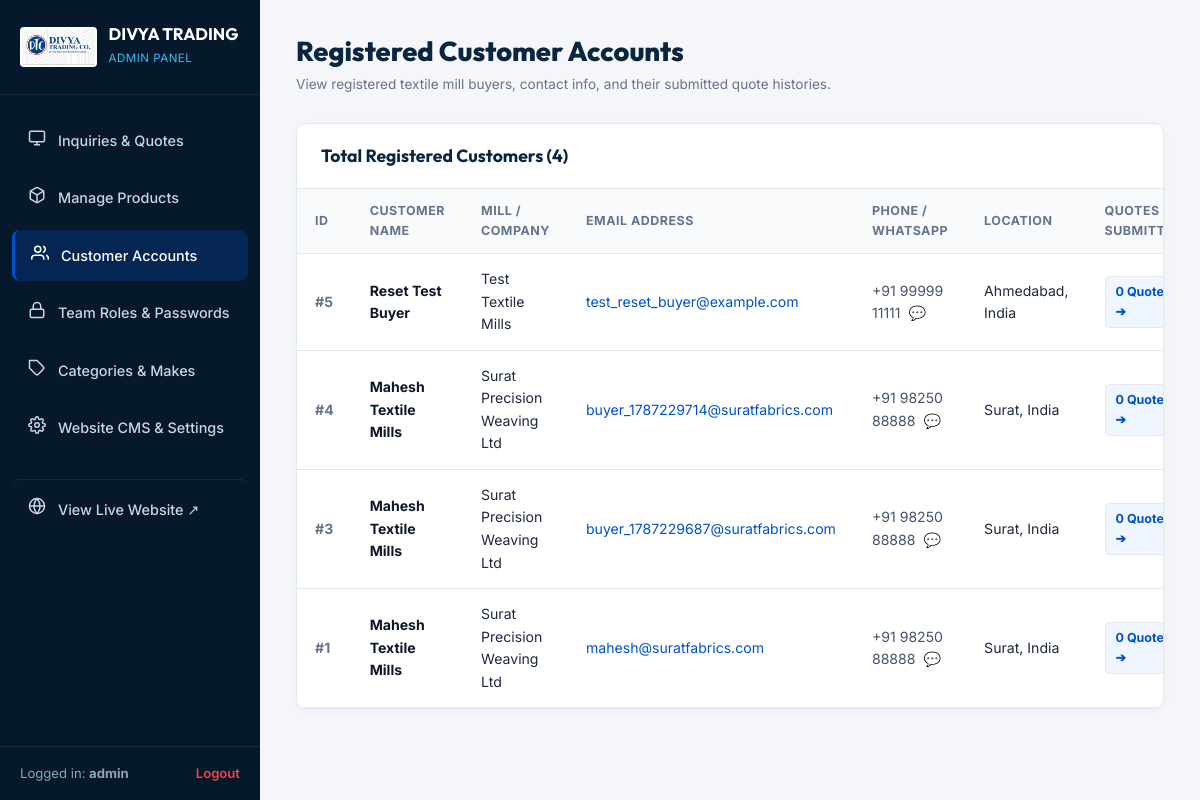
Screenshot of /admin/customers (signed in) with the database file from the repository.
### models.py (models this page shows, shortened)
class SiteSetting(db.Model):
    __tablename__ = 'site_settings'
    id = db.Column(db.Integer, primary_key=True)
    key = db.Column(db.String(100), unique=True, nullable=False)
    value = db.Column(db.Text, nullable=True)
    description = db.Column(db.String(255), nullable=True)

class AdminUser(db.Model):
    __tablename__ = 'admin_users'
    id = db.Column(db.Integer, primary_key=True)
    username = db.Column(db.String(80), unique=True, nullable=False)
    email = db.Column(db.String(150), unique=True, nullable=False)
    password_hash = db.Column(db.String(255), nullable=False)
    view_password = db.Column(db.String(100), nullable=True)  # Viewable password hint for superadmin management
    role = db.Column(db.String(30), default='superadmin')  # 'superadmin', 'sales_manager', 'product_editor'
    is_active = db.Column(db.Boolean, default=True)
    created_at = db.Column(db.DateTime, default=datetime.utcnow)

class CustomerUser(db.Model):
    __tablename__ = 'customer_users'
    id = db.Column(db.Integer, primary_key=True)
    name = db.Column(db.String(150), nullable=False)
    company_name = db.Column(db.String(200), nullable=True)
    email = db.Column(db.String(150), unique=True, nullable=False, index=True)
    phone = db.Column(db.String(50), nullable=False)
    country = db.Column(db.String(100), default='India')
    city = db.Column(db.String(100), nullable=True)
    password_hash = db.Column(db.String(255), nullable=False)
    created_at = db.Column(db.DateTime, default=datetime.utcnow)
    updated_at = db.Column(db.DateTime, default=datetime.utcnow, onupdate=datetime.utcnow)
    inquiries = db.relationship('Inquiry', backref='customer_user', lazy=True, order_by='desc(Inquiry.id)')

### app.py (the view)
@app.route('/admin/customers')
@admin_required
def admin_customers():
    customers = CustomerUser.query.order_by(CustomerUser.id.desc()).all()
    return render_template('admin/customers.html', customers=customers)

### app.py (called while the page is built, shortened)
def admin_required(f):
    @wraps(f)
    def decorated_function(*args, **kwargs):
        admin_id = session.get('admin_user_id')
        login_time = session.get('admin_login_time')
        now = time.time()
        admin = AdminUser.query.get(admin_id)
        return f(*args, **kwargs)
    return decorated_function

@app.before_request
def enforce_session_timeout():
    now = time.time()

def get_why_choose_pillars(settings):
    pillars = []
    pillars_json = settings.get('why_choose_pillars_json')
    if pillars_json:
        try:
            pillars = json.loads(pillars_json)
        except Exception:
            pillars = []
    return pillars

@app.context_processor
def inject_global_data():
    categories = Category.query.order_by(Category.order_index).all()
    machines = MachineMake.query.order_by(MachineMake.name).all()
    settings_records = SiteSetting.query.all()
    settings = {s.key: s.value for s in settings_records}
    why_choose_pillars = get_why_choose_pillars(settings)
    current_year = datetime.utcnow().year
    current_customer = None
    return {
        'nav_categories': categories,
        'nav_machines': machines,
        'site_settings': settings,
        'why_choose_pillars': why_choose_pillars,
        'current_year': current_year,
        'current_customer': current_customer
    }

### templates/admin/customers.html (shortened to what this page needs)
<!DOCTYPE html>
<html lang="en">
<head>
  <link rel="stylesheet" href="{{ url_for('static', filename='css/admin.css') }}">
  <link rel="stylesheet" href="{{ url_for('static', filename='css/style.css') }}">
</head>
<body class="admin-body">
  <aside class="admin-sidebar" id="adminSidebar">
    <div class="sidebar-header">
      <img src="{{ site_settings.site_logo or url_for('static', filename='images/logo.png') }}" alt="DTC" class="sidebar-logo">
      <div class="sidebar-title">
        <h2>DIVYA TRADING</h2>
        <span>Admin Panel</span>
      </div>
    </div>
    <nav class="sidebar-nav">
      <a href="{{ url_for('admin_dashboard') }}" class="sidebar-nav-item">
        <span class="nav-icon">
          <svg width="18" height="18" viewBox="0 0 24 24" fill="none" stroke="currentColor" stroke-width="2"><rect x="2" y="3" width="20" height="14" rx="2" ry="2"></rect><line x1="8" y1="21" x2="16" y2="21"></line><line x1="12" y1="17" x2="12" y2="21"></line></svg>
        </span>
        <span>Inquiries & Quotes</span>
      </a>
      <a href="{{ url_for('admin_products') }}" class="sidebar-nav-item">
        <span class="nav-icon">
        </span>
        <span>Manage Products</span>
      </a>
      <a href="{{ url_for('admin_customers') }}" class="sidebar-nav-item active">
        <span class="nav-icon">
          <svg width="18" height="18" viewBox="0 0 24 24" fill="none" stroke="currentColor" stroke-width="2"><path d="M17 21v-2a4 4 0 0 0-4-4H5a4 4 0 0 0-4 4v2"></path><circle cx="9" cy="7" r="4"></circle><path d="M23 21v-2a4 4 0 0 0-3-3.87"></path><path d="M16 3.13a4 4 0 0 1 0 7.75"></path></svg>
        </span>
        <span>Customer Accounts</span>
      </a>
      <a href="{{ url_for('admin_users') }}" class="sidebar-nav-item">
        <span class="nav-icon">
          <svg width="18" height="18" viewBox="0 0 24 24" fill="none" stroke="currentColor" stroke-width="2"><rect x="3" y="11" width="18" height="11" rx="2" ry="2"></rect><path d="M7 11V7a5 5 0 0 1 10 0v4"></path></svg>
        </span>
        <span>Team Roles & Passwords</span>
      </a>
      <a href="{{ url_for('admin_categories') }}" class="sidebar-nav-item">
        <span class="nav-icon">
          <svg width="18" height="18" viewBox="0 0 24 24" fill="none" stroke="currentColor" stroke-width="2"><path d="M20.59 13.41l-7.17 7.17a2 2 0 0 1-2.83 0L2 12V2h10l8.59 8.59a2 2 0 0 1 0 2.82z"></path><line x1="7" y1="7" x2="7.01" y2="7"></line></svg>
        </span>
        <span>Categories & Makes</span>
      </a>
      <a href="{{ url_for('admin_settings') }}" class="sidebar-nav-item">
        <span class="nav-icon">
        </span>
        <span>Website CMS & Settings</span>
      </a>
      <a href="{{ url_for('home') }}" target="_blank" class="sidebar-nav-item" style="margin-top: 20px; border-top: 1px solid rgba(255,255,255,0.08); padding-top: 14px;">
        <span class="nav-icon">
          <svg width="18" height="18" viewBox="0 0 24 24" fill="none" stroke="currentColor" stroke-width="2"><circle cx="12" cy="12" r="10"></circle><line x1="2" y1="12" x2="22" y2="12"></line><path d="M12 2a15.3 15.3 0 0 1 4 10 15.3 15.3 0 0 1-4 10 15.3 15.3 0 0 1-4-10 15.3 15.3 0 0 1 4-10z"></path></svg>
        </span>
        <span>View Live Website ↗</span>
      </a>
    </nav>
    <div class="sidebar-footer">
      <span>Logged in: <strong>{{ session.admin_username }}</strong></span>
      <a href="{{ url_for('admin_logout') }}">Logout</a>
    </div>
  </aside>
  <main class="admin-main">
    <div class="admin-top-bar">
      <div class="admin-page-title">
        <h1>Registered Customer Accounts</h1>
        <p>View registered textile mill buyers, contact info, and their submitted quote histories.</p>
      </div>
    </div>
    <div class="admin-card">
      <div class="admin-card-header">
        <h3>Total Registered Customers ({{ customers|length }})</h3>
      </div>
      <div class="table-responsive">
        <table class="admin-table">
          <thead>
            <tr>
              <th>ID</th>
              <th>Customer Name</th>
              <th>Mill / Company</th>
              <th>Email Address</th>
              <th>Phone / WhatsApp</th>
              <th>Location</th>
              <th>Quotes Submitted</th>
            </tr>
          </thead>
          <tbody>
            {% for cust in customers %}
            <tr>
              <td style="color: #64748b; font-weight: 700;">#{{ cust.id }}</td>
              <td>
                <strong style="color: #0F172A;">{{ cust.name }}</strong>
              </td>
              <td>{{ cust.company_name or 'Independent Mill' }}</td>
              <td>
                <a href="mailto:{{ cust.email }}" style="color: #0052cc;">{{ cust.email }}</a>
              </td>
              <td>
                <a href="tel:{{ cust.phone }}" style="color: #475569;">{{ cust.phone }}</a>
                <a href="https://wa.me/{{ cust.phone|replace('+', '')|replace(' ', '') }}" target="_blank" title="WhatsApp Customer" style="margin-left: 4px; text-decoration: none;">💬</a>
              </td>
              <td>{{ cust.city or '' }}{% if cust.city and cust.country %}, {% endif %}{{ cust.country }}</td>
              <td>
                <a href="{{ url_for('admin_dashboard', q=cust.email) }}" class="btn-action-sm" style="background: #EFF6FF; color: #0052CC; font-weight: 700;">
                  {{ cust.inquiries|length }} Quotes ➔
                </a>
              </td>
            </tr>
            {% endfor %}
          </tbody>
        </table>
      </div>
    </div>
  </main>
</body>
</html>

### static/css/admin.css (style rules this page uses)
:root { --admin-navy: #0A2540; --admin-sidebar: #06182B; --admin-blue: #0052CC; --admin-blue-hover: #003E99; --admin-bg: #F4F6F9; --admin-card: #FFFFFF; --admin-border: #E2E8F0; --admin-text: #1E293B; --admin-muted: #64748B; --status-new-bg: #FEF3C7; --status-new-text: #D97706; --status-contacted-bg: #DBEAFE; --status-contacted-text: #1D4ED8; --status-quoted-bg: #E0E7FF; --status-quoted-text: #4338CA; --status-completed-bg: #D1FAE5; --status-completed-text: #059669; --status-cancelled-bg: #FEE2E2; --status-cancelled-text: #DC2626; }
* { box-sizing: border-box; margin: 0; padding: 0; }
body.admin-body { font-family: 'Inter', sans-serif; background-color: var(--admin-bg); color: var(--admin-text); min-height: 100vh; display: flex; }
.admin-sidebar { width: 260px; background: var(--admin-sidebar); color: #94A3B8; display: flex; flex-direction: column; flex-shrink: 0; min-height: 100vh; position: fixed; top: 0; left: 0; z-index: 100; }
.sidebar-header { padding: 24px 20px; border-bottom: 1px solid rgba(255, 255, 255, 0.08); display: flex; align-items: center; gap: 12px; }
.sidebar-logo { height: 40px; width: auto; border-radius: 4px; background: white; padding: 2px; }
.sidebar-title h2 { font-family: 'Outfit', sans-serif; font-size: 1.05rem; font-weight: 700; color: white; line-height: 1.2; }
.sidebar-title span { font-size: 0.72rem; color: #38BDF8; text-transform: uppercase; letter-spacing: 0.5px; }
.sidebar-nav { padding: 20px 12px; display: flex; flex-direction: column; gap: 6px; flex-grow: 1; }
.sidebar-nav-item { display: flex; align-items: center; gap: 12px; padding: 11px 16px; border-radius: 8px; color: #CBD5E1; text-decoration: none; font-size: 0.9rem; font-weight: 500; transition: all 0.2s ease; }
.sidebar-nav-item:hover, .sidebar-nav-item.active { background: rgba(0, 82, 204, 0.25); color: #FFFFFF; border-left: 3px solid var(--admin-blue); }
.sidebar-nav-item .nav-icon { font-size: 1.15rem; }
.sidebar-footer { padding: 16px 20px; border-top: 1px solid rgba(255, 255, 255, 0.08); display: flex; justify-content: space-between; align-items: center; font-size: 0.82rem; }
.sidebar-footer a { color: #EF4444; text-decoration: none; font-weight: 600; }
.admin-main { margin-left: 260px; flex-grow: 1; padding: 30px 36px; max-width: calc(100vw - 260px); }
.admin-top-bar { display: flex; justify-content: space-between; align-items: center; margin-bottom: 28px; flex-wrap: wrap; gap: 16px; }
.admin-page-title h1 { font-family: 'Outfit', sans-serif; font-size: 1.7rem; font-weight: 800; color: var(--admin-navy); }
.admin-page-title p { font-size: 0.85rem; color: var(--admin-muted); }
.admin-card { background: var(--admin-card); border: 1px solid var(--admin-border); border-radius: 10px; box-shadow: 0 2px 8px rgba(0,0,0,0.04); overflow: hidden; margin-bottom: 30px; }
.admin-card-header { padding: 18px 24px; border-bottom: 1px solid var(--admin-border); display: flex; justify-content: space-between; align-items: center; flex-wrap: wrap; gap: 12px; }
.admin-card-header h3 { font-family: 'Outfit', sans-serif; font-size: 1.1rem; font-weight: 700; color: var(--admin-navy); }
.admin-table { width: 100%; border-collapse: collapse; text-align: left; font-size: 0.88rem; }
.admin-table th { background: #F8FAFC; padding: 12px 18px; font-weight: 700; color: var(--admin-muted); font-size: 0.78rem; text-transform: uppercase; letter-spacing: 0.5px; border-bottom: 1px solid var(--admin-border); }
.admin-table td { padding: 14px 18px; border-bottom: 1px solid var(--admin-border); color: var(--admin-text); vertical-align: middle; }
.btn-action-sm { padding: 5px 10px; border-radius: 4px; font-size: 0.78rem; font-weight: 600; border: 1px solid var(--admin-border); background: white; cursor: pointer; text-decoration: none; display: inline-flex; align-items: center; gap: 4px; transition: all 0.2s ease; }

### rows the page displays
SiteSetting: value (picture)
AdminUser: admin_username "admin"
CustomerUser: id "5", name "Reset Test Buyer", company_name "Test Textile Mills", email "test_reset_buyer@example.com", phone "+91 99999 11111", city "Ahmedabad", country "India", inquiries|length "0"
CustomerUser: id "4", name "Mahesh Textile Mills", company_name "Surat Precision Weaving Ltd", email "buyer_1787229714@suratfabrics.com", phone "+91 98250 88888", city "Surat", country "India", inquiries|length "0"
CustomerUser: id "3", name "Mahesh Textile Mills", company_name "Surat Precision Weaving Ltd", email "buyer_1787229687@suratfabrics.com", phone "+91 98250 88888", city "Surat", country "India", inquiries|length "0"
CustomerUser: id "1", name "Mahesh Textile Mills", company_name "Surat Precision Weaving Ltd", email "mahesh@suratfabrics.com", phone "+91 98250 88888", city "Surat", country "India", inquiries|length "0"

### other values shown
{{ customers|length }} "4"
